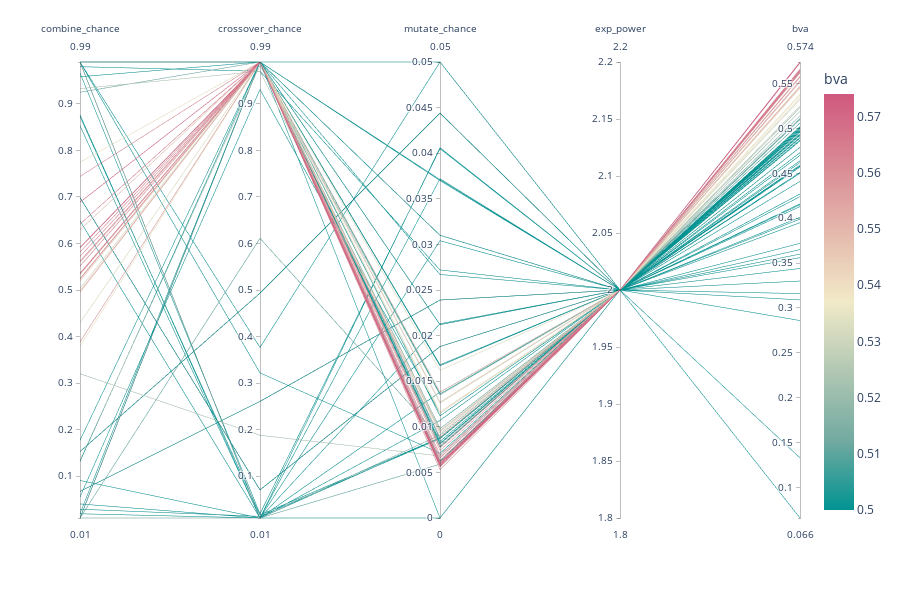

Write notebook code for a chart like this one.
### Code cell
k = 'bva'
tdf = df.sort_index(ascending=False)#[:10]
fig = px.parallel_coordinates(tdf, color=k,
              dimensions=['combine_chance', 'crossover_chance', 'mutate_chance', 'exp_power',
                         #'dec_f0','dec_f1','dec_f2','dec_f3',
                          'bva'],
              color_continuous_scale=px.colors.diverging.Tealrose,
              range_color=[0.5,df[k].max()],
              color_continuous_midpoint=.55)
fig.show()
